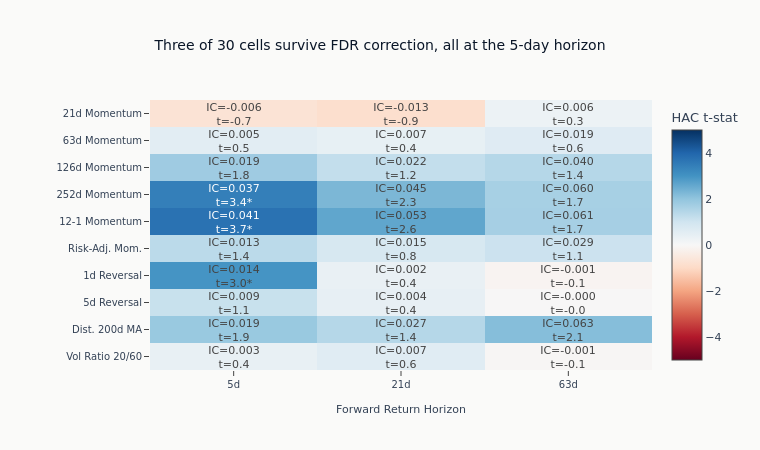

Write notebook code for a chart like this one.
### Code cell
fig = go.Figure(
    data=go.Heatmap(
        z=z_matrix,
        x=hz_labels,
        y=feat_labels,
        text=text_matrix,
        texttemplate="%{text}",
        textfont={"size": 11},
        colorscale="RdBu",
        zmid=0,
        zmin=-5,
        zmax=5,
        colorbar=dict(title="HAC t-stat"),
    )
)
fig.update_layout(
    title="Three of 30 cells survive FDR correction, all at the 5-day horizon",
    xaxis_title="Forward Return Horizon",
    height=450,
    width=760,
    # The feature names are long; without the left margin they render clipped
    margin=dict(l=150),
    yaxis=dict(autorange="reversed"),
)
fig.show()

### Figure 1 — Plotly figure (JSON) as saved in the notebook; plotly's stock layout.template omitted (floating-point values rounded to 4 significant figures)
{"data": [{"colorbar": {"title": {"text": "HAC t-stat"}}, "colorscale": [[0.0, "rgb(103,0,31)"], [0.1, "rgb(178,24,43)"], [0.2, "rgb(214,96,77)"], [0.3, "rgb(244,165,130)"], [0.4, "rgb(253,219,199)"], [0.5, "rgb(247,247,247)"], [0.6, "rgb(209,229,240)"], [0.7, "rgb(146,197,222)"], [0.8, "rgb(67,147,195)"], [0.9, "rgb(33,102,172)"], [1.0, "rgb(5,48,97)"]], "text": [["IC=-0.006<br>t=-0.7", "IC=-0.013<br>t=-0.9", "IC=0.006<br>t=0.3"], ["IC=0.005<br>t=0.5", "IC=0.007<br>t=0.4", "IC=0.019<br>t=0.6"], ["IC=0.019<br>t=1.8", "IC=0.022<br>t=1.2", "IC=0.040<br>t=1.4"], ["IC=0.037<br>t=3.4*", "IC=0.045<br>t=2.3", "IC=0.060<br>t=1.7"], ["IC=0.041<br>t=3.7*", "IC=0.053<br>t=2.6", "IC=0.061<br>t=1.7"], ["IC=0.013<br>t=1.4", "IC=0.015<br>t=0.8", "IC=0.029<br>t=1.1"], ["IC=0.014<br>t=3.0*", "IC=0.002<br>t=0.4", "IC=-0.001<br>t=-0.1"], ["IC=0.009<br>t=1.1", "IC=0.004<br>t=0.4", "IC=-0.000<br>t=-0.0"], ["IC=0.019<br>t=1.9", "IC=0.027<br>t=1.4", "IC=0.063<br>t=2.1"], ["IC=0.003<br>t=0.4", "IC=0.007<br>t=0.6", "IC=-0.001<br>t=-0.1"]], "textfont": {"size": 11}, "texttemplate": "%{text}", "type": "heatmap", "x": ["5d", "21d", "63d"], "y": ["21d Momentum", "63d Momentum", "126d Momentum", "252d Momentum", "12-1 Momentum", "Risk-Adj. Mom.", "1d Reversal", "5d Reversal", "Dist. 200d MA", "Vol Ratio 20/60"], "z": [[-0.71, -0.86, 0.29], [0.54, 0.41, 0.64], [1.8, 1.22, 1.45], [3.44, 2.28, 1.66], [3.73, 2.63, 1.68], [1.35, 0.84, 1.08], [2.98, 0.37, -0.13], [1.14, 0.43, -0.03], [1.89, 1.44, 2.15], [0.39, 0.6, -0.07]], "zmax": 5, "zmid": 0, "zmin": -5}], "layout": {"height": 450, "margin": {"l": 150}, "title": {"text": "Three of 30 cells survive FDR correction, all at the 5-day horizon"}, "width": 760, "xaxis": {"title": {"text": "Forward Return Horizon"}}, "yaxis": {"autorange": "reversed"}}}
